Frame 1 (no input): blank canvas, image omitted
Frame 60 (no input): blank canvas, image omitted
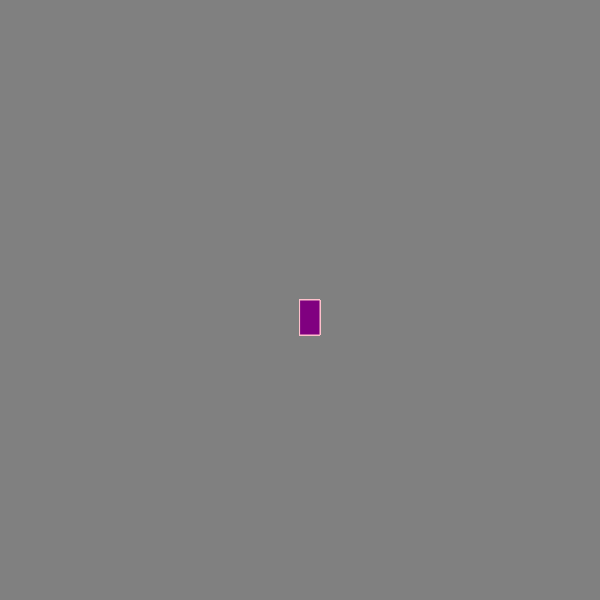
Frame 120 (the mouse pressed at the canvas centre since frame 60)

The p5.js sketch whose frames 1 and 60 were blank and that drew this single picture after the mouse press (run headless with seeded random() and noise() and a simulated clock; from frame 60 on, the mouse is pressed at the canvas centre):

// p5.js sketch
// ── sketch.js
function setup() {
    createCanvas(600, 600);
    background("gray");
  }
  
  function draw() {
   
    stroke("pink");
    fill("purple");
    
    //console.log(mouseIsPressed);
    
    if(mouseIsPressed) {
      rect(mouseX, mouseY, 20, 35);
    }
  }
